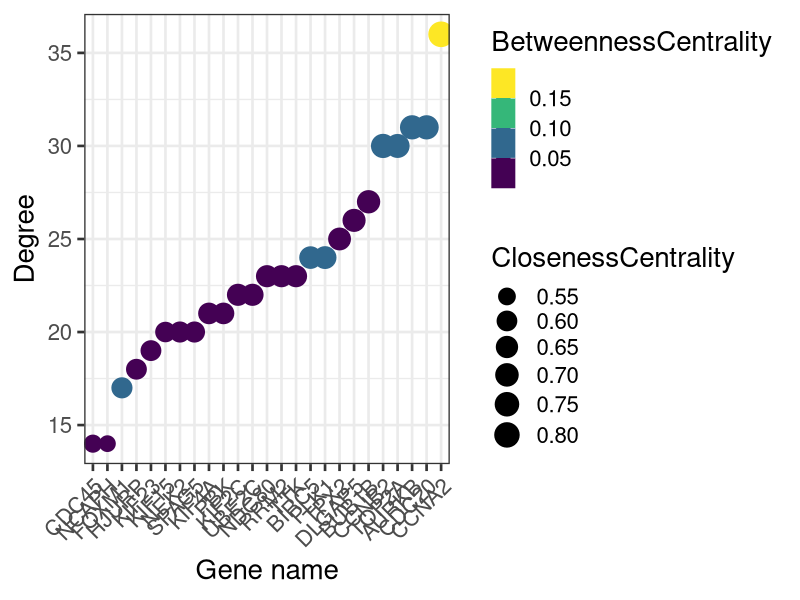

R code for this plot:
# Figure 4
# Figure 4a is the network created by inputing  122 interactional 
# genes between NSCLC and COVID-19 into STRING database(https://string-db.org/)
# The input data was in the raw data  file;
# it named: interact_genes.xlsx
#to assure the highest confidence of the network, the minimum confidence 
#score was set at 0.90 for network construction

# The ouput data from STRING database was then analyzed by Cytoscape 3.9
#(https://cytoscape.org/download.html) to create the data for Figure 4b
# The prepared data was provided in the file of clean data

# Then the code for plotting Figure 4b are as follows
library(tidyverse)



path_initial<- getwd()
cleandata_path <- paste0(path_initial,"/2. clean data")

## set work place

setwd(cleandata_path)

## open a canvas
x11()

read.csv("data for Figure 4b.csv")%>% 
  filter(Degree>2*median(Degree)) %>%  #filter the genes with 2 fold median Degree in the network
  ggplot()+
  geom_point(aes(x=reorder(name,Degree),
                 y=Degree,
                 color=BetweennessCentrality,
                 size=ClosenessCentrality))+
  scale_color_viridis_b()+
  theme_bw(base_size =20)+
  theme(axis.text.x = element_text(angle = 45,hjust = 1))+
  scale_size(range = c(5,8))+
  labs(x="Gene name",y="Degree")+
  guides(color=guide_colorbar(order=1))




